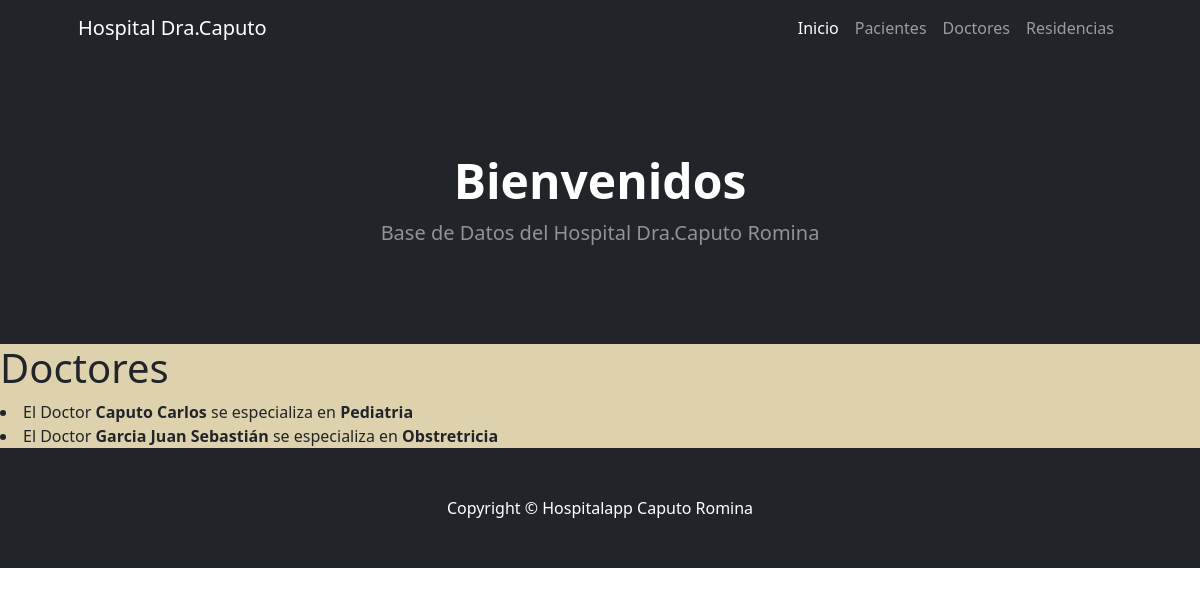
The app's page /hospitalapp/Doctores/ with its own data.
### hospitalapp/models.py (models this page shows)
class Doctor(models.Model):
    nombre= models.CharField(max_length=30)
    apellido= models.CharField( max_length=30)
    especialidad=models.CharField(max_length=30, default="")
    class Meta:
        verbose_name_plural= "Doctores" #visto en la clase de mi amiga otra comision

### hospitalapp/views.py (the view)
# urls.py: path("Doctores/", views.doctor, name="Doctores"),
def doctor(request):
      doctor = Doctor.objects.all()
      return render(request, "hospitalapp/Doctores.html",{"doctor": doctor})

### hospitalapp/template/hospitalapp/Doctores.html (shortened to what this page needs)
{% extends "hospitalapp/padre-index.html" %}
{% block contenidoPagina %}
<div style="background-color: rgb(221, 210, 173);">
<body>
    <h1> Doctores </h1>
    {% for doctor in doctor %}
    <li> El Doctor <b>{{doctor.apellido}} {{doctor.nombre}}</b> se especializa en <b>{{doctor.especialidad}}</b></li>
             </body>
    {% endfor %}
{% endblock %}

### records on screen
Doctor: apellido "Caputo", nombre "Carlos", especialidad "Pediatria"
Doctor: apellido "Garcia", nombre "Juan Sebastián", especialidad "Obstretricia"
